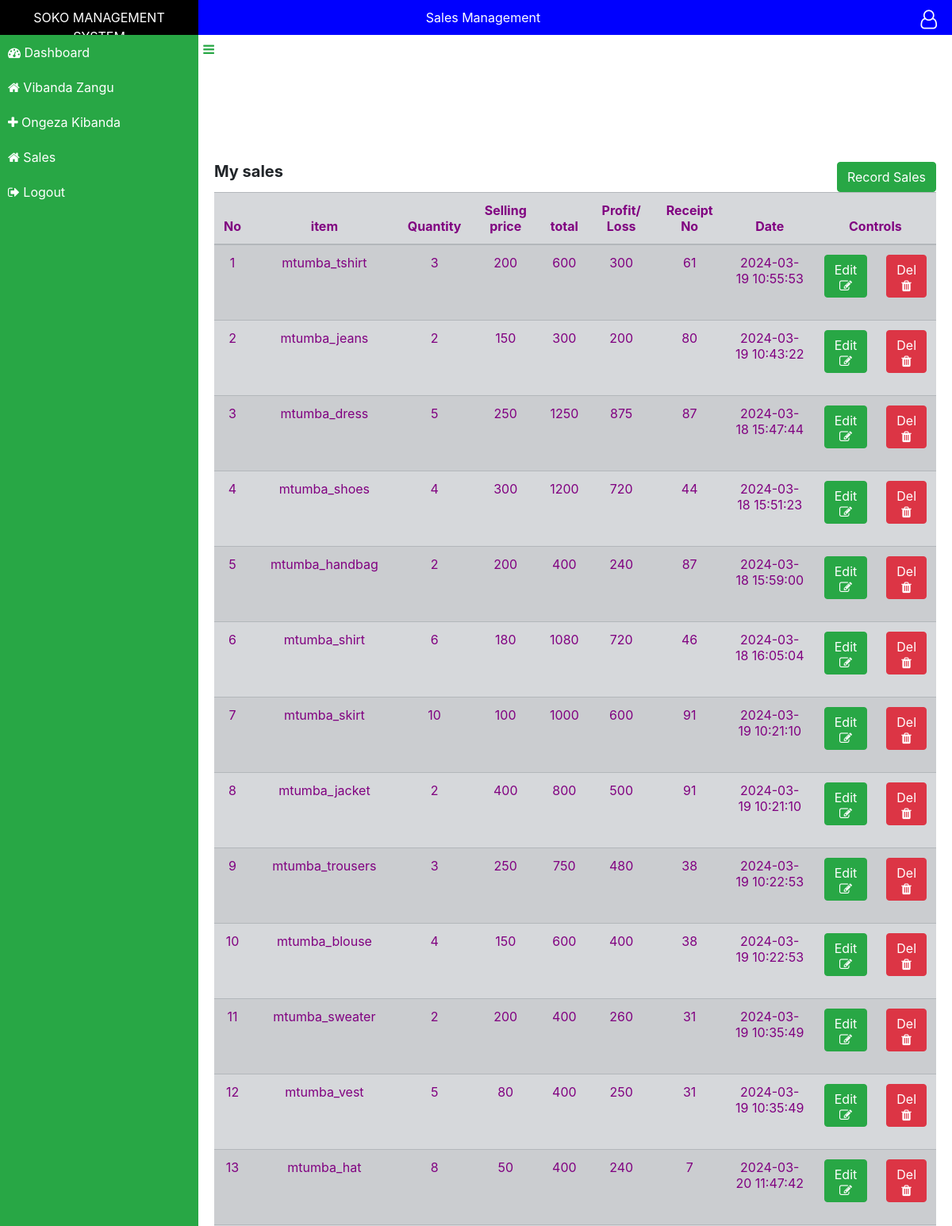
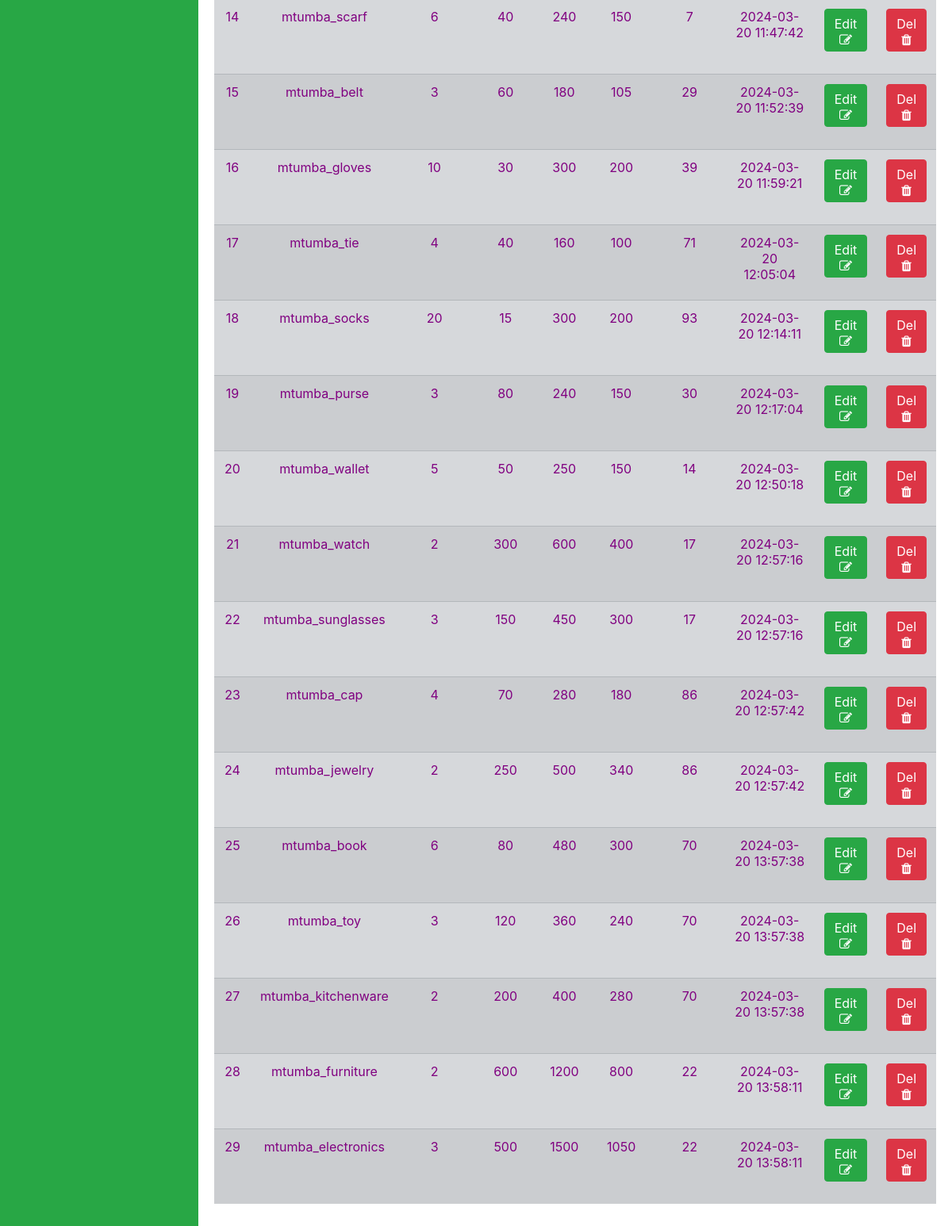
Page /sales.php (signed in) on the committed database (2 pictures, top to bottom).
### tables this page shows
CREATE TABLE `sales` (
  `id` int(11) NOT NULL,
  `uid` int(10) NOT NULL,
  `kid` varchar(11) NOT NULL,
  `item` varchar(50) NOT NULL,
  `quantity` int(30) NOT NULL,
  `bp` int(30) NOT NULL,
  `sp` int(30) NOT NULL,
  `total` int(30) NOT NULL,
  `profit` int(30) NOT NULL,
  `rctno` varchar(30) NOT NULL,
  `date` timestamp NOT NULL DEFAULT current_timestamp() ON UPDATE current_timestamp(),
  `status` enum('active','deleted') NOT NULL DEFAULT 'active'
);

### sales.php (the view, shortened to what this page needs)
<html>
<head>
  <link rel="stylesheet" type="text/css" href="style.css">
  <link rel="stylesheet" href="https://cdn.jsdelivr.net/npm/bootstrap@4.6.2/dist/css/bootstrap.min.css">
  <link rel="stylesheet" href="https://cdnjs.cloudflare.com/ajax/libs/font-awesome/4.7.0/css/font-awesome.min.css">
</head>
<?php
include "session.php";
?>
<body>
<div class="header">
  <div class="col1">
   SOKO MANAGEMENT SYSTEM
  </div>
  <div class="col2">
    Sales Management
    <div class="dropdown">
      <div class="user">
        <i class="fa fa-user-o"></i>
      </div>
    </div>
  </div>
</div>
<div class="rightpane bg-success" id='leftpane'>
  <div class="menu">
    <span id='bar1' class="text-success"  onclick="slideOut()"><i class="fa fa-bars"></i></span>
  </div>
    <div class="ritem" onclick="window.location='dashboard.php'"><i class='fa fa-dashboard'></i> Dashboard</div>
  <div class="ritem" onclick="window.location='kibanda.php'"><i class='fa fa-home'></i> Vibanda Zangu</div>
  <div class="ritem" onclick="window.location='kibandaform.php'"><i class='fa fa-plus'></i> Ongeza Kibanda</div>
  <div class="ritem" onclick="window.location='sales.php'"><i class='fa fa-home'></i> Sales </div>
  <div class="ritem" onclick="window.location='logout.php'"><i class='fa fa-sign-out'></i> Logout</div>
</div>
<div class="main" id="main">
  <div class="inner" id="inner">
<button type=submit class="btn btn-success" onclick="window.location='salesform.php'" style="float:right;">Record Sales</button>
  <h5 align ="left"><b>My sales</b></h5>
  <table class="table table-secondary table-striped  table-responsive-sm" style="color:purple; text-align:center;">
    <thead>
      <tr>
        <th>No</th>
        <th>item</th>
        <th>Quantity</th>
        <th>Selling price</th>
        <th>total</th>
        <th>Profit/ Loss</th>
        <th>Receipt No</th>
        <th>Date</th>
        <th colspan="2" style="text-align: center;">Controls</th>
      </tr>
    </thead>
<?php
if (isset($_SESSION['uid']) && isset($_SESSION['kid'])) {
    $uid = $_SESSION['uid'];
    $kid = $_SESSION['kid'];
} else {
    echo "<b>Error: User ID or Kid not set.</b>";
    exit;
}
$conn = new mysqli($servername, $username, $password, $dbname);
$counter = 0;
$sql = "SELECT * FROM `sales` where uid='$uid' && kid='$kid'";
$result = $conn->query($sql);
if ($result->num_rows > 0) {
    while ($row = $result->fetch_assoc()) {
        $counter++;
        $id=$row['id'];
        $item = $row['item'];
        $quantity = $row['quantity'];
        $bp= $row['bp'];
        $sp= $row['sp'];
        $total = $sp*$quantity;
        $profit = ($sp-$bp)*$quantity;
        $rct = $row['rctno'];
        $date = $row['date'];
        echo "
          <tr>
          <td>$counter</td>
           <td>$item</td>
           <td>$quantity</td>
           <td>$sp</td>
           <td>$total</td>
           <td>$profit</td>
           <td>$rct</td>
           <td>$date</td>
             <td width='15px'>
               <form method=post action='editsales.php'>
               <button type=submit class='btn btn-success'>Edit<i class='fa fa-edit'></i></button>
               <input type=text name=txtid value='$id' hidden>
               </form>
               </td>
               <td width='15px'>
               <form method=post action=gendelete.php  onsubmit='return confirmdelete()'>
               <button type=submit class='btn btn-danger'>Del <i class='fa fa-trash'></i></button>
               <input type=text name=txtid value='$id' hidden>
               <input type=text name=txtloc value='sales.php' hidden>
               <input type=text name=txttable value='sales' hidden>
               </form>
               </td>
          </tr>
        ";
    }
} else {
    echo "<b>No available sales</b>";
}
?>
</table>
</body>
</html>
</body>
</html>

### session.php (shortened to what this page needs)
<html>
<head>
</head>
<body>
</body>
</html>

### style.css (style rules this page uses)
#leftpane { left:0px; transition:1s; }
.col1 { width:100%; max-width: 250px; background-color:black; float:left; padding:10px; color:white; text-align: center; }
.col2 { width: 100%; background-color: blue; padding:10px; color: white; text-align: center; }
.user { float: right; font-size: 24px; margin-top: -40px; cursor: pointer; color:white; width: 100%; text-align: right; margin-right: 10px; padding:7px; }
.dropdown { width: 230px; background-color: #eee; color:#333; float:right; margin-top: 35px; margin-right:-8px; border-radius: 0px 0px 0px 10px; }
.rightpane { width:100%; max-width: 250px; background-color:rgb(14, 242, 52); float:left; color:white; height: 100%; }
.ritem { padding:10px; }
.inner { padding: 20px; padding-left:270px; padding-top:160px; transition: 1s; }
.menu { padding:10px; margin-right: -30px; color:#333; cursor: pointer; float:right; }
.header { position:sticky; top:0px; }
.rightpane { position: fixed; }

### rows in the picture
sales: item "mtumba_tshirt", quantity "3", sp "200", total "600", profit "300", rctno "61", date "2024-03-19 10:55:53"
sales: item "mtumba_jeans", quantity "2", sp "150", total "300", profit "200", rctno "80", date "2024-03-19 10:43:22"
sales: item "mtumba_dress", quantity "5", sp "250", total "1250", profit "875", rctno "87", date "2024-03-18 15:47:44"
sales: item "mtumba_shoes", quantity "4", sp "300", total "1200", profit "720", rctno "44", date "2024-03-18 15:51:23"
sales: item "mtumba_handbag", quantity "2", sp "200", total "400", profit "240", rctno "87", date "2024-03-18 15:59:00"
sales: item "mtumba_shirt", quantity "6", sp "180", total "1080", profit "720", rctno "46", date "2024-03-18 16:05:04"
sales: item "mtumba_skirt", quantity "10", sp "100", total "1000", profit "600", rctno "91", date "2024-03-19 10:21:10"
sales: item "mtumba_jacket", quantity "2", sp "400", total "800", profit "500", rctno "91", date "2024-03-19 10:21:10"
sales: item "mtumba_trousers", quantity "3", sp "250", total "750", profit "480", rctno "38", date "2024-03-19 10:22:53"
sales: item "mtumba_blouse", quantity "4", sp "150", total "600", profit "400", rctno "38", date "2024-03-19 10:22:53"
sales: item "mtumba_sweater", quantity "2", sp "200", total "400", profit "260", rctno "31", date "2024-03-19 10:35:49"
sales: item "mtumba_vest", quantity "5", sp "80", total "400", profit "250", rctno "31", date "2024-03-19 10:35:49"
sales: item "mtumba_hat", quantity "8", sp "50", total "400", profit "240", rctno "7", date "2024-03-20 11:47:42"
sales: item "mtumba_scarf", quantity "6", sp "40", total "240", profit "150", rctno "7", date "2024-03-20 11:47:42"
sales: item "mtumba_belt", quantity "3", sp "60", total "180", profit "105", rctno "29", date "2024-03-20 11:52:39"
sales: item "mtumba_gloves", quantity "10", sp "30", total "300", profit "200", rctno "39", date "2024-03-20 11:59:21"
sales: item "mtumba_tie", quantity "4", sp "40", total "160", profit "100", rctno "71", date "2024-03-20 12:05:04"
sales: item "mtumba_socks", quantity "20", sp "15", total "300", profit "200", rctno "93", date "2024-03-20 12:14:11"
sales: item "mtumba_purse", quantity "3", sp "80", total "240", profit "150", rctno "30", date "2024-03-20 12:17:04"
sales: item "mtumba_wallet", quantity "5", sp "50", total "250", profit "150", rctno "14", date "2024-03-20 12:50:18"
sales: item "mtumba_watch", quantity "2", sp "300", total "600", profit "400", rctno "17", date "2024-03-20 12:57:16"
sales: item "mtumba_sunglasses", quantity "3", sp "150", total "450", profit "300", rctno "17", date "2024-03-20 12:57:16"
sales: item "mtumba_cap", quantity "4", sp "70", total "280", profit "180", rctno "86", date "2024-03-20 12:57:42"
sales: item "mtumba_jewelry", quantity "2", sp "250", total "500", profit "340", rctno "86", date "2024-03-20 12:57:42"
sales: item "mtumba_book", quantity "6", sp "80", total "480", profit "300", rctno "70", date "2024-03-20 13:57:38"
sales: item "mtumba_toy", quantity "3", sp "120", total "360", profit "240", rctno "70", date "2024-03-20 13:57:38"
sales: item "mtumba_kitchenware", quantity "2", sp "200", total "400", profit "280", rctno "70", date "2024-03-20 13:57:38"
sales: item "mtumba_furniture", quantity "2", sp "600", total "1200", profit "800", rctno "22", date "2024-03-20 13:58:11"
sales: item "mtumba_electronics", quantity "3", sp "500", total "1500", profit "1050", rctno "22", date "2024-03-20 13:58:11"
